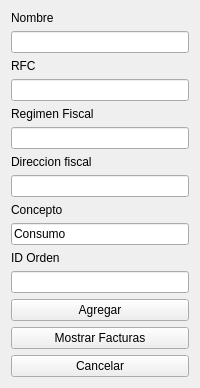
   <widget class="QWidget" name="tab_8">
    <attribute name="title">
     <string>Facturacion</string>
    </attribute>
    <layout class="QVBoxLayout" name="verticalLayout">
     <item>
      <widget class="QLabel" name="label_31">
       <property name="text">
        <string>Nombre</string>
       </property>
      </widget>
     </item>
     <item>
      <widget class="QLineEdit" name="nombre"/>
     </item>
     <item>
      <widget class="QLabel" name="label_47">
       <property name="text">
        <string>RFC</string>
       </property>
      </widget>
     </item>
     <item>
      <widget class="QLineEdit" name="rfc"/>
     </item>
     <item>
      <widget class="QLabel" name="label_48">
       <property name="text">
        <string>Regimen Fiscal</string>
       </property>
      </widget>
     </item>
     <item>
      <widget class="QLineEdit" name="rf"/>
     </item>
     <item>
      <widget class="QLabel" name="label_49">
       <property name="text">
        <string>Direccion fiscal</string>
       </property>
      </widget>
     </item>
     <item>
      <widget class="QLineEdit" name="df"/>
     </item>
     <item>
      <widget class="QLabel" name="label_50">
       <property name="text">
        <string>Concepto</string>
       </property>
      </widget>
     </item>
     <item>
      <widget class="QLineEdit" name="concepto">
       <property name="text">
        <string>Consumo</string>
       </property>
       <property name="readOnly">
        <bool>true</bool>
       </property>
      </widget>
     </item>
     <item>
      <widget class="QLabel" name="label_51">
       <property name="text">
        <string>ID Orden</string>
       </property>
      </widget>
     </item>
     <item>
      <widget class="QLineEdit" name="id_orden"/>
     </item>
     <item>
      <widget class="QPushButton" name="pushButton_11">
       <property name="text">
        <string>Agregar</string>
       </property>
      </widget>
     </item>
     <item>
      <widget class="QPushButton" name="pushButton_5">
       <property name="text">
        <string>Mostrar Facturas</string>
       </property>
      </widget>
     </item>
     <item>
      <widget class="QPushButton" name="pushButton_12">
       <property name="text">
        <string>Cancelar</string>
       </property>
      </widget>
     </item>
    </layout>
   </widget>
